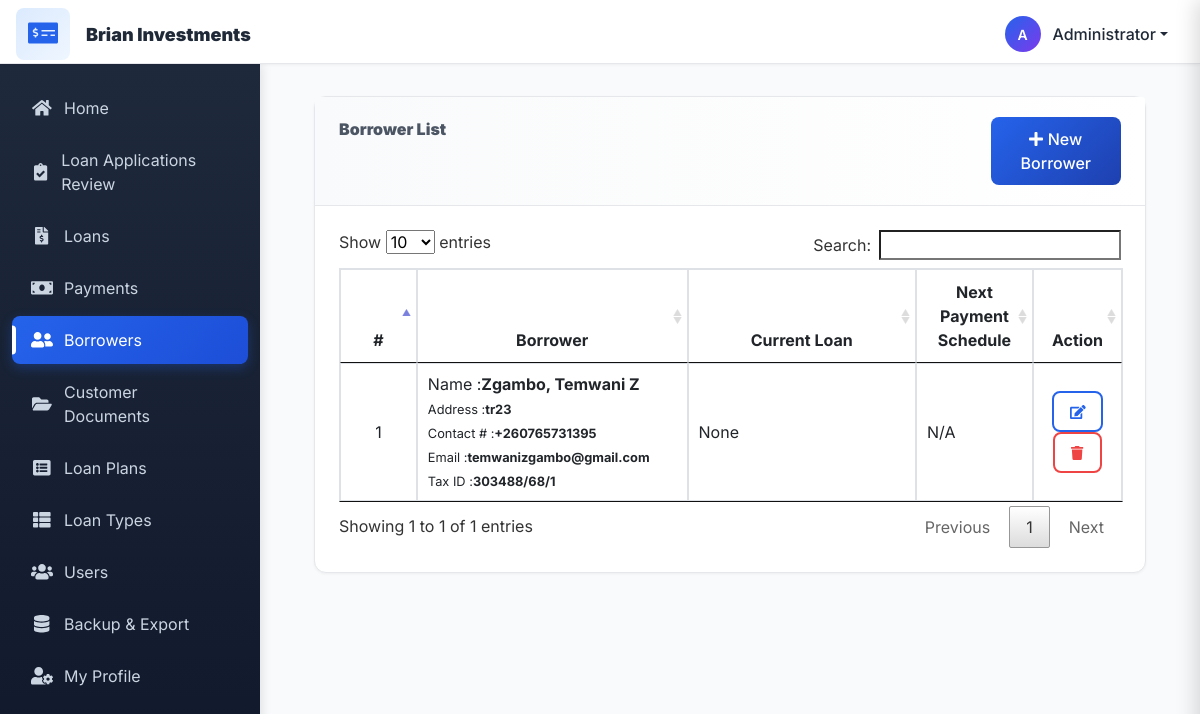
Page /admin.php?page=borrowers (signed in) on the committed database.
### tables this page shows
CREATE TABLE `borrowers` (
  `id` int(30) NOT NULL,
  `firstname` varchar(100) NOT NULL,
  `middlename` varchar(100) NOT NULL,
  `lastname` varchar(100) NOT NULL,
  `contact_no` varchar(30) NOT NULL,
  `address` text NOT NULL,
  `email` varchar(50) NOT NULL,
  `tax_id` varchar(50) NOT NULL,
  `username` varchar(100) DEFAULT NULL,
  `password` varchar(255) DEFAULT NULL,
  `status` tinyint(1) DEFAULT 1 COMMENT '0=inactive, 1=active',
  `email_verified` tinyint(1) DEFAULT 0,
  `date_created` int(11) NOT NULL,
  `last_updated` datetime DEFAULT NULL,
  `updated_by` int(30) DEFAULT NULL COMMENT 'User or self',
  `profile_complete` tinyint(1) DEFAULT 0 COMMENT '0=incomplete, 1=complete',
  `guarantor_name` varchar(255) DEFAULT NULL COMMENT 'Name of guarantor',
  `guarantor_contact` varchar(100) DEFAULT NULL COMMENT 'Guarantor contact number',
  `guarantor_address` text DEFAULT NULL COMMENT 'Guarantor address'
);

### borrowers.php (the view, shortened to what this page needs)
<?php include 'db_connect.php' ?>
<div class="container-fluid">
	<div class="col-lg-12">
		<div class="card">
			<div class="card-header">
				<large class="card-title">
					<b>Borrower List</b>
				</large>
				<button class="btn btn-primary btn-block col-md-2 float-right" type="button" id="new_borrower"><i class="fa fa-plus"></i> New Borrower</button>
			</div>
			<div class="card-body">
				<table class="table table-bordered" id="borrower-list">
					<colgroup>
						<col width="10%">
						<col width="35%">
						<col width="30%">
						<col width="15%">
						<col width="10%">
					</colgroup>
					<thead>
						<tr>
							<th class="text-center">#</th>
							<th class="text-center">Borrower</th>
							<th class="text-center">Current Loan</th>
							<th class="text-center">Next Payment Schedule</th>
							<th class="text-center">Action</th>
						</tr>
					</thead>
					<tbody>
						<?php
						$i = 1;
							$qry = $conn->query("SELECT * FROM borrowers order by id desc");
							while($row = $qry->fetch_assoc()):
						 ?>
						 <tr>
						 	<td class="text-center"><?php echo $i++ ?></td>
						 	<td>
						 		<p>Name :<b><?php echo ucwords($row['lastname'].", ".$row['firstname'].' '.$row['middlename']) ?></b></p>
						 		<p><small>Address :<b><?php echo $row['address'] ?></small></b></p>
						 		<p><small>Contact # :<b><?php echo $row['contact_no'] ?></small></b></p>
						 		<p><small>Email :<b><?php echo $row['email'] ?></small></b></p>
						 		<p><small>Tax ID :<b><?php echo $row['tax_id'] ?></small></b></p>
						 	</td>
						 	<td class="">None</td>
						 	<td class="">N/A</td>
						 	<td class="text-center">
						 			<button class="btn btn-outline-primary btn-sm edit_borrower" type="button" data-id="<?php echo $row['id'] ?>"><i class="fa fa-edit"></i></button>
						 			<button class="btn btn-outline-danger btn-sm delete_borrower" type="button" data-id="<?php echo $row['id'] ?>"><i class="fa fa-trash"></i></button>
						 	</td>
						 </tr>
						<?php endwhile; ?>
					</tbody>
				</table>
			</div>
		</div>
	</div>
</div>

### assets/css/style.css (style rules this page uses)
:root { --primary-blue: #2563eb; --primary-dark: #1e40af; --primary-light: #dbeafe; --sidebar-bg: #1e293b; --sidebar-bg-gradient-start: #1e293b; --sidebar-bg-gradient-end: #0f172a; --sidebar-text: #cbd5e1; --sidebar-hover: #334155; --sidebar-active: #2563eb; --topbar-bg: #ffffff; --topbar-border: #e5e7eb; --topbar-text: #1f2937; --gray-50: #f9fafb; --gray-100: #f3f4f6; --gray-200: #e5e7eb; --gray-300: #d1d5db; --gray-400: #9ca3af; --gray-500: #6b7280; --gray-600: #4b5563; --gray-700: #374151; --gray-800: #1f2937; --gray-900: #111827; --success: #10b981; --success-light: #d1fae5; --warning: #f59e0b; --warning-light: #fef3c7; --danger: #ef4444; --danger-light: #fee2e2; --info: #0ea5e9; --info-light: #dbeafe; --card-bg: #ffffff; --card-border: #e5e7eb; --card-shadow: rgba(0, 0, 0, 0.05); --button-shadow: rgba(37, 99, 235, 0.3); }
body { font-family: 'Inter', -apple-system, BlinkMacSystemFont, 'Segoe UI', Arial, sans-serif; font-size: 16px; line-height: 1.5; color: #4b5563; color: var(--gray-600); width: 100%; height: calc(100%); }
.card { border-radius: 12px; border: 1px solid #e5e7eb; border: 1px solid var(--card-border); box-shadow: 0 1px 3px rgba(0,0,0,0.05); box-shadow: 0 1px 3px var(--card-shadow); transition: all 0.3s ease; margin-bottom: 1.5rem; background: #ffffff; background: var(--card-bg); }
.card-header { background: linear-gradient(to right, #f9fafb, white); background: linear-gradient(to right, var(--gray-50), white); border-bottom: 1px solid #e5e7eb; border-bottom: 1px solid var(--card-border); padding: 1.25rem 1.5rem; font-weight: 600; border-top-left-radius: 12px; border-top-right-radius: 12px; }
.card-body { padding: 1.5rem; }
.btn { border-radius: 0.5rem; font-weight: 500; padding: 0.625rem 1.25rem; transition: all 0.2s ease; border: none; font-family: 'Inter', sans-serif; }
.btn-primary { background: linear-gradient(135deg, #2563eb 0%, #1d4ed8 100%); background: linear-gradient(135deg, var(--primary-blue) 0%, var(--primary-dark) 100%); color: #fff; border: none; }
.btn-sm { padding: 0.5rem 1rem; font-size: 0.875rem; }
.btn-outline-primary { border: 2px solid #2563eb; border: 2px solid var(--primary-blue); color: #2563eb; color: var(--primary-blue); background: transparent; }
.btn-outline-danger { border: 2px solid #ef4444; border: 2px solid var(--danger); color: #ef4444; color: var(--danger); background: transparent; }

### admin.php (style rules this page uses)
body { background: #f9fafb; background: var(--gray-50, #f9fafb); }

### borrowers.php (style rules this page uses)
td p { margin:unset; }
td { vertical-align: middle !important; }

### rows in the picture
borrowers: lastname+firstname+middlename "Zgambo, Temwani Z", address "tr23", contact_no "+260765731395", email "temwanizgambo@gmail.com", tax "303488/68/1"

### other values in the picture
$initials "A"
$user_name "Administrator"
